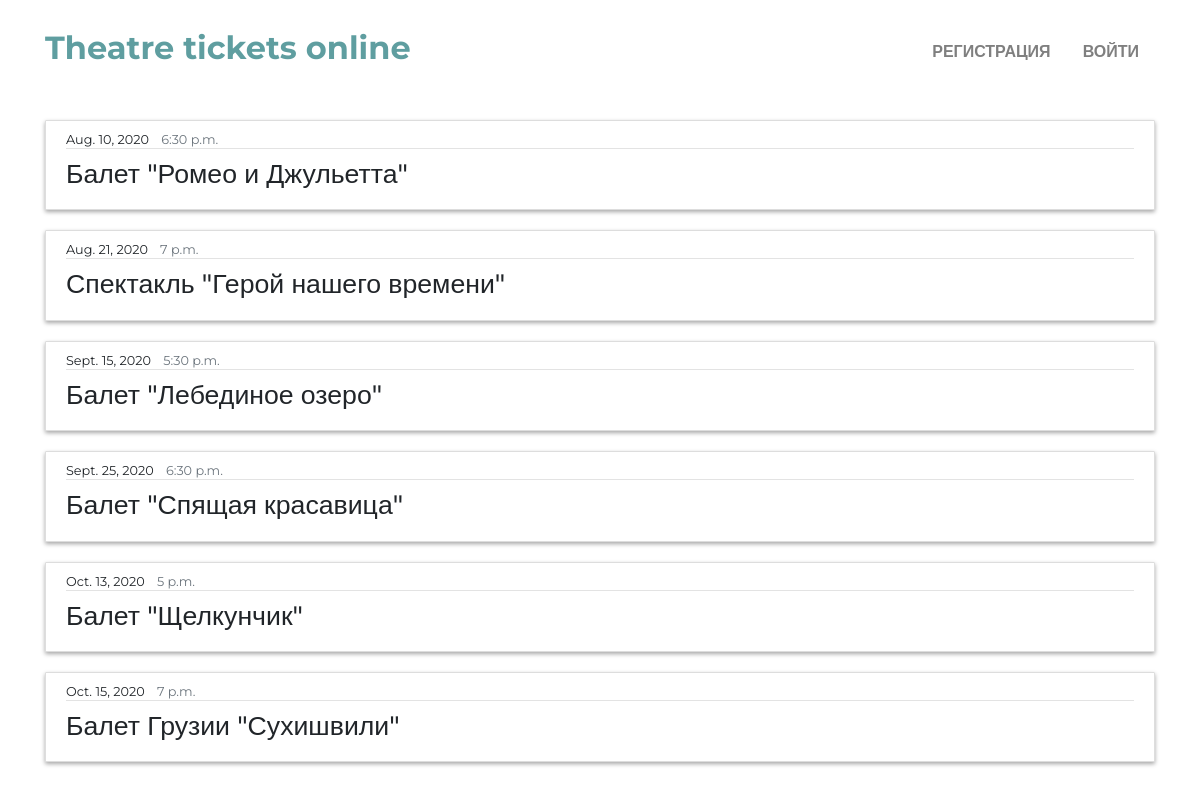
The page / on the database its author committed.
### theater/models.py (models this page shows, shortened)
class Performance(models.Model):
    id = models.AutoField(auto_created=True, primary_key=True)
    image = models.ImageField(null=True, blank=True, upload_to='performance/')
    title = models.CharField(max_length=50, null=False, db_index=True)
    description = models.TextField(null=True)
    date = models.DateField(null=False, db_index=True)
    time = models.TimeField(null=False,db_index=True)
    class Meta:
        db_table = 'theater_performance'
        ordering = ('date',)
        index_together = [
            ['title'],
            ['date'],
            ['date', 'time']
        ]

### theater/views.py (the view)
# urls.py: path("", views.index, name="index"),
def index(request):
    context = {
        "performances": Performance.objects.raw('select * from theater_performance')
    }
    return render(request, "theater/index.html", context)

### theater/templates/theater/index.html
{% extends "theater/layout.html" %}
{% load static %}
{% block body %}
    {% for performance in performances %}
        <article class="media content-section">
          <div class="media-body">
            <div class="article-metadata">
              <small class="mr-2">{{ performance.date }}</small>
              <small class="text-muted">{{ performance.time }}</small>
            </div>
            <h2><a class="article-title" href="{% url 'performance' performance.id %}">{{ performance.title }}</a></h2>
          </div>
        </article>
    {% endfor %}
{% endblock %}

### theater/templates/theater/layout.html (shortened to what this page needs)
{% load static %}
<!DOCTYPE html>
<html lang="ru">
<head>
    <link rel="stylesheet" href="../../static/css/bootstrap-4.3.1/bootstrap.min.css">
    <link rel="stylesheet" href="https://stackpath.bootstrapcdn.com/bootstrap/4.5.0/css/bootstrap.min.css">
    <link rel="stylesheet" href="{% static 'css/styles.css' %}">
</head>
<body>
    <div id="header">
        <nav id="main-nav" class="navbar navbar-expand-lg navbar-light fixed-top py-4">
            <div class="container">
                <a id="logo" class="navbar-brand" href="{% url 'index' %}">
                    <h2><b>Theatre tickets online</b></h2>
                </a>
                <div class="collapse navbar-collapse" id="navbarResponsive">
                    <ul class="navbar-nav ml-auto">
                        {% if request.user.is_authenticated %}
                            <li {% if section == "dashboard" %} class="selected" {% endif %}>
                                <a class="nav-link font-weight-bold text-uppercase"
                                href="{% url 'dashboard' %}">Учетная запись</a>
                            </li>
                            <li class="nav-item mx-2">
                                <a class="nav-link font-weight-bold text-uppercase"
                                href="{% url 'cart_detail' %}">Корзина</a>
                            </li>
                            <li class="nav-item mx-2">
                                <a class="nav-link font-weight-bold text-uppercase"
                                href="{% url 'logout' %}">Выйти</a>
                            </li>
                        {% else %}
                            <li class="nav-item mx-2">
                                <a class="nav-link font-weight-bold text-uppercase"
                                href="{% url 'registration' %}">Регистрация</a>
                            </li>
                            <li class="nav-item mx-2">
                                <a class="nav-link font-weight-bold text-uppercase"
                                href="{% url 'authorization' %}">Войти</a>
                            </li>
                        {% endif %}
                    </ul>
                </div>
            </div>
        </nav>
    </div>
    <br>
    <br>
    <br>
    <br>
    <br>
    <div class="container">
        {% block body %}
        {% endblock %}
    </div>
</body>
</html>

### theater/static/css/styles.css (style rules this page uses)
body { font-family: 'Montserrat', sans-serif !important; margin: 0; padding: 0; color: #212529; }
nav { background: #ffffff; }
#logo { color: cadetblue; }
#main-nav { transition: padding-top 0.1s linear, padding-bottom 0.1s linear; padding-bottom: 1.5rem !important; }
.content-section { background: #ffffff; padding: 10px 20px; border: 1px solid #dddddd; border-radius: 1px; margin-bottom: 20px; box-shadow: 0 2px 4px 0 rgba(0, 0, 0, 0.35); line-height: 1.0; }
.article-title { color: #212529; font-size: 20pt; }
.article-metadata { padding-bottom: 1px; margin-bottom: 4px; border-bottom: 1px solid #e3e3e3 }

### rows shown on the page
Performance: date "Aug. 10, 2020", time "6:30 p.m.", title "Балет \"Ромео и Джульетта\""
Performance: date "Aug. 21, 2020", time "7 p.m.", title "Спектакль \"Герой нашего времени\""
Performance: date "Sept. 15, 2020", time "5:30 p.m.", title "Балет \"Лебединое озеро\""
Performance: date "Sept. 25, 2020", time "6:30 p.m.", title "Балет \"Спящая красавица\""
Performance: date "Oct. 13, 2020", time "5 p.m.", title "Балет \"Щелкунчик\""
Performance: date "Oct. 15, 2020", time "7 p.m.", title "Балет Грузии \"Сухишвили\""
